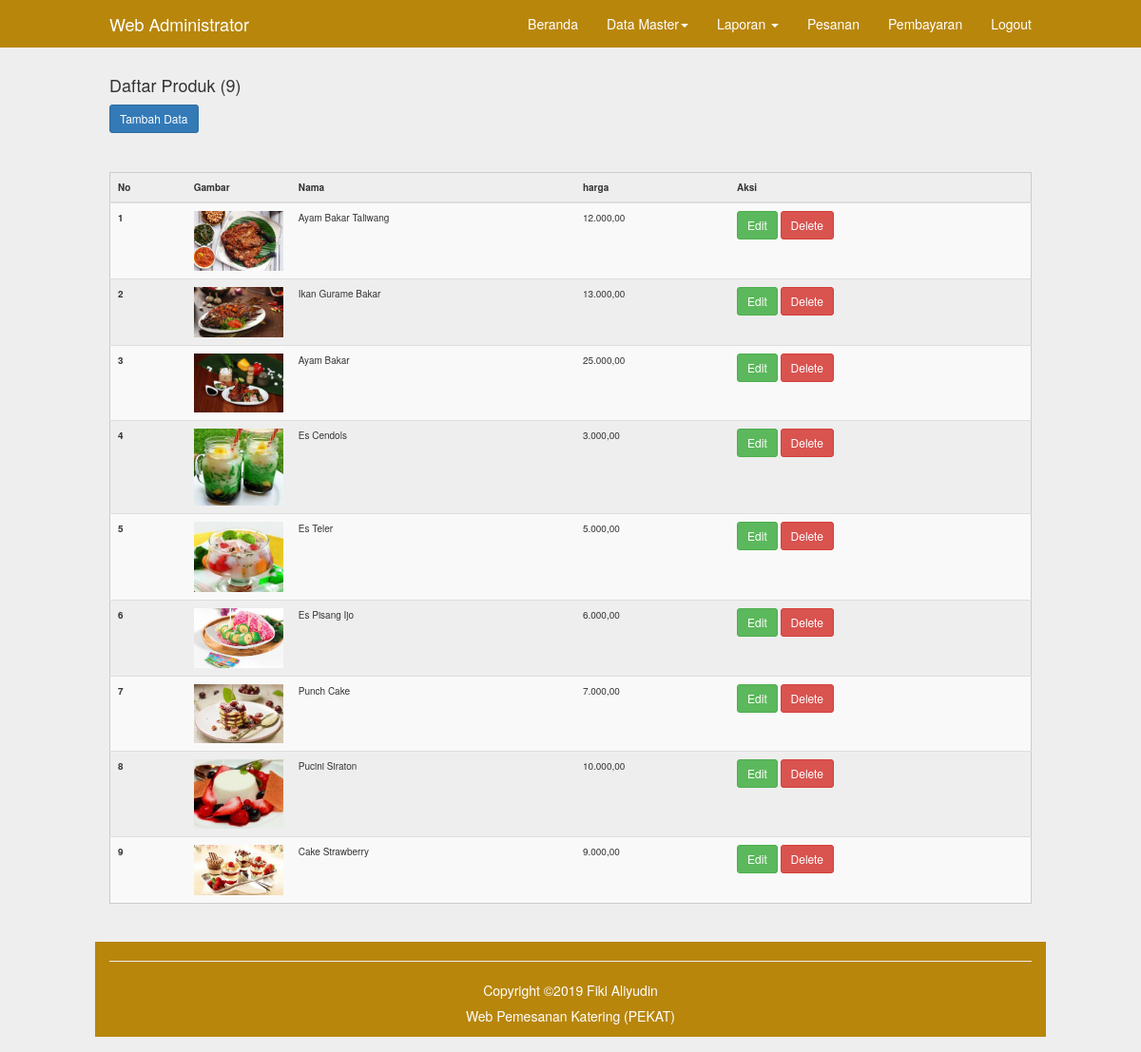
The app's page /admin/produk.php (signed in) with its own data.
### tables this page shows
CREATE TABLE `produk` (
  `id` int(5) NOT NULL,
  `nama` varchar(30) NOT NULL,
  `deskripsi` text NOT NULL,
  `gambar` varchar(50) NOT NULL,
  `harga` decimal(10,0) NOT NULL,
  `kategori_produk_id` int(11) NOT NULL
);

### inc/config.php (called while the page is built, shortened)
<?php
	$url = "http://localhost/catering/";
	$no = 1;
?>

### admin/produk.php (the view, shortened to what this page needs)
<?php
	include"../inc/config.php";
	include"inc/header.php";
?>
	<div class="container">
		<?php
			$q = $koneksi->query("SELECT * FROM produk");
			$j = mysqli_num_rows($q);
		?>
		<h4>Daftar Produk (<?php echo ($j>0)?$j:0; ?>)</h4>
		<a class="btn btn-sm btn-primary" href="produk.php?act=create">Tambah Data</a>
		<hr>
		<table class="table table-striped table-hove">
			<thead>
				<tr>
					<th>No</th>
					<th width="110px">Gambar</th>
					<th>Nama</th>
					<th>harga</th>
					<th>Aksi</th>
				</tr>
			</thead>
			<tbody>
			<?php while($data=mysqli_fetch_object($q)){ ?>
				<tr>
					<th scope="row"><?php echo $no++; ?></th>
					<td><img src="<?php echo $url.'uploads/'.$data->gambar ?>" width="100%"></td>
					<td><?php echo $data->nama ?></td>
					<td><?php echo number_format($data->harga, 2, ',', '.') ?></td>
					<td>
						<a class="btn btn-sm btn-success" href="produk.php?act=edit&&id=<?php echo $data->id ?>">Edit</a>
						<a class="btn btn-sm btn-danger" href="produk.php?act=delete&&id=<?php echo $data->id ?>">Delete</a>
					</td>
				</tr>
			<?php } ?>
			</tbody>
		</table>
    </div>
<?php include"inc/footer.php"; ?>

### assets/css/navbar-fixed-top.css (style rules this page uses)
body { padding-top: 70px; }

### assets/css/style.css (style rules this page uses)
@media (min-width: 768px) { .container { width: 750px; } }
@media (min-width: 992px) { .container { width: 970px; } }
@media (min-width: 1200px) { .container { width: 1000px; } }
.table { border:1px solid#CCC; }
table td, table th { padding:10px; font-size: 10px; }
* { transition: all 200ms ease-in-out; }
body { background-color: #EEE; }

### records on screen
produk: gambar (picture), nama "Ayam Bakar Taliwang", harga "12.000,00"
produk: gambar (picture), nama "Ikan Gurame Bakar", harga "13.000,00"
produk: gambar (picture), nama "Ayam Bakar", harga "25.000,00"
produk: gambar (picture), nama "Es Cendols", harga "3.000,00"
produk: gambar (picture), nama "Es Teler", harga "5.000,00"
produk: gambar (picture), nama "Es Pisang Ijo", harga "6.000,00"
produk: gambar (picture), nama "Punch Cake", harga "7.000,00"
produk: gambar (picture), nama "Pucini Siraton", harga "10.000,00"
produk: gambar (picture), nama "Cake Strawberry", harga "9.000,00"

### other values on screen
$j "9"
